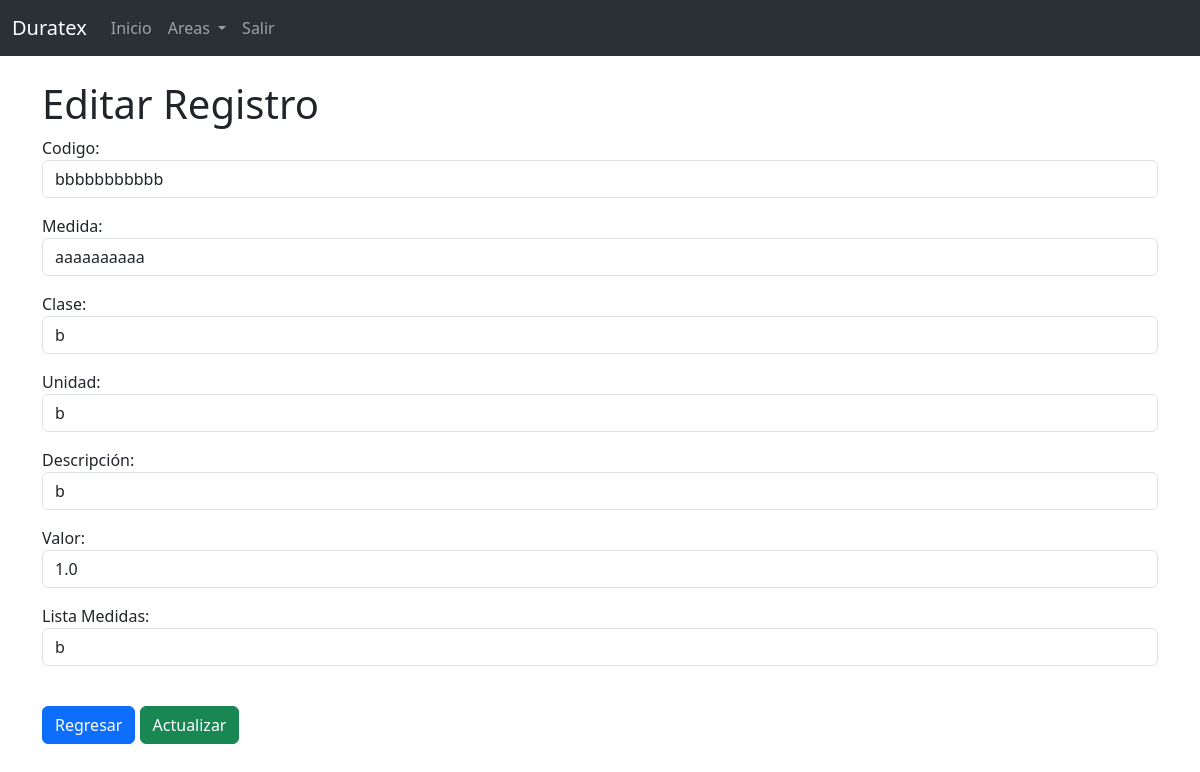
Screenshot of /productos_terminados/registros/6/editar (signed in) with the database file from the repository.
### sfcs/models.py (models this page shows, shortened)
class Almacen(models.Model):
    creado_en = models.DateField(auto_now_add=True)
    codigo = models.CharField(max_length=100)
    medida = models.CharField(max_length=100)
    clase = models.CharField(max_length=100)
    unidad = models.CharField(max_length=100)
    descripcion = models.CharField(max_length=150)
    valor = models.FloatField(max_length=15)
    lista_medidas = models.CharField(max_length=100)
    objects = DataFrameManager()

### sfcs/views.py (the view)
# urls.py: path('productos_terminados/registros/<int:pk>/editar', views.productos_terminados_editar_registro, name='productos_terminados_editar_registro'),
def productos_terminados_editar_registro(request, pk):
    if request.user.is_authenticated:
        registro = Almacen.objects.get(id=pk)
        form = AddRecordForm(request.POST or None, instance=registro)
        if form.is_valid():
            form.save()
            messages.success(request, "Registro editado correctamente!")
            return redirect('../%d' % registro.id)
        return render(request, 'productos_terminados/editar_registro.html', {'form':form, 'registro': registro})
    else:
        messages.error(request, "Debes de iniciar sesion!")
        print ("no ha iniciado sesion para ver esa pagina")
        return redirect('home')

### sfcs/forms.py
class AddRecordForm(forms.ModelForm):
    codigo = forms.CharField(required=True, widget=forms.widgets.TextInput(attrs={"placeholder":"", "class":"form-control"}))
    medida = forms.CharField(required=True, widget=forms.widgets.TextInput(attrs={"placeholder":"", "class":"form-control"}), label="Medida")
    clase = forms.CharField(required=True, widget=forms.widgets.TextInput(attrs={"placeholder":"", "class":"form-control"}), label="Clase")
    unidad = forms.CharField(required=True, widget=forms.widgets.TextInput(attrs={"placeholder":"", "class":"form-control"}), label="Unidad")
    descripcion = forms.CharField(required=True, widget=forms.widgets.TextInput(attrs={"placeholder":"", "class":"form-control"}), label="Descripción")
    valor = forms.FloatField(required=True, widget=forms.widgets.TextInput(attrs={"placeholder":"", "class":"form-control"}), label="Valor")
    lista_medidas = forms.CharField(required=True, widget=forms.widgets.TextInput(attrs={"placeholder":"", "class":"form-control"}), label="Lista Medidas")
    class Meta:
        model = Almacen
        exclude = ("user",)

### sfcs/templates/productos_terminados/editar_registro.html (shortened to what this page needs)
{% extends 'base.html' %}
{% block content %}
{% if user.is_authenticated %}
<h1>Editar Registro</h1>
{% if registro %}
<form method="post">
  {{ form.as_p }}
<br/>
<a href="javascript:history.back()" class="btn btn-primary">Regresar</a> <button type="submit" class="btn btn-success">Actualizar</button>
</form>
{% endif %}
{% endif %}
{% endblock %}

### rows the page displays
Almacen: codigo "bbbbbbbbbbb", medida "aaaaaaaaaa", clase "b", unidad "b", descripcion "b", valor "1.0", lista_medidas "b"
